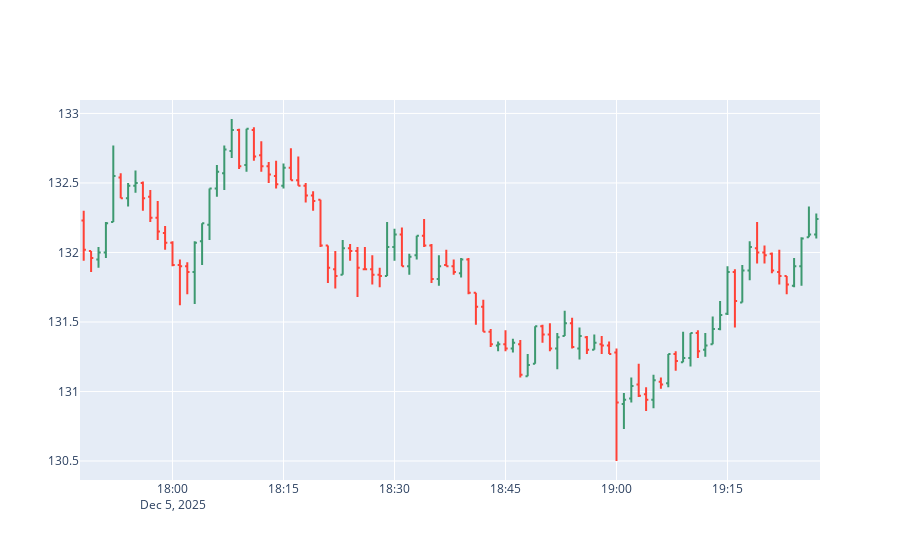

Here is the notebook cell this chart was saved with:
### Code cell
fig = go.Figure(
    data=go.Ohlc(
        x=df_raw["open_time"],
        open=df_raw["open"],
        high=df_raw["high"],
        low=df_raw["low"],
        close=df_raw["close"]
    )
)
fig.update(layout_xaxis_rangeslider_visible=False)
fig.show()
